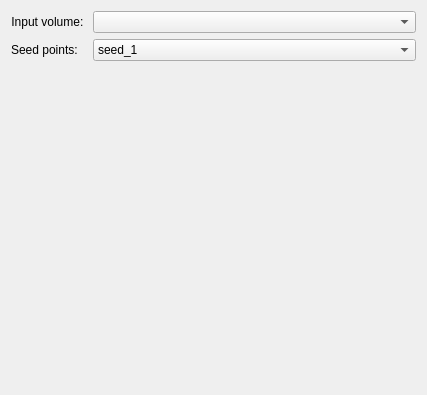
<?xml version="1.0" encoding="UTF-8"?>
<ui version="4.0">
 <class>qSlicerStenosisDetectorSelectVolumeStep</class>
 <widget class="QWidget" name="qSlicerStenosisDetectorSelectVolumeStep">
  <property name="enabled">
   <bool>true</bool>
  </property>
  <property name="geometry">
   <rect>
    <x>0</x>
    <y>0</y>
    <width>427</width>
    <height>395</height>
   </rect>
  </property>
  <property name="sizePolicy">
   <sizepolicy hsizetype="MinimumExpanding" vsizetype="MinimumExpanding">
    <horstretch>0</horstretch>
    <verstretch>0</verstretch>
   </sizepolicy>
  </property>
  <property name="minimumSize">
   <size>
    <width>0</width>
    <height>0</height>
   </size>
  </property>
  <property name="font">
   <font>
    <weight>50</weight>
    <italic>false</italic>
    <bold>false</bold>
   </font>
  </property>
  <property name="windowTitle">
   <string>Form</string>
  </property>
  <layout class="QGridLayout" name="gridLayout">
   <item row="0" column="0">
    <layout class="QFormLayout" name="formLayout">
     <item row="0" column="0">
      <widget class="QLabel" name="label_2">
       <property name="text">
        <string>Input volume: </string>
       </property>
       <property name="alignment">
        <set>Qt::AlignCenter</set>
       </property>
      </widget>
     </item>
     <item row="0" column="1">
      <widget class="qMRMLNodeComboBox" name="comboBox">
       <property name="minimumSize">
        <size>
         <width>171</width>
         <height>0</height>
        </size>
       </property>
       <property name="maximumSize">
        <size>
         <width>16777215</width>
         <height>16777215</height>
        </size>
       </property>
      </widget>
     </item>
     <item row="1" column="0">
      <widget class="QLabel" name="label_5">
       <property name="text">
        <string>Seed points: </string>
       </property>
       <property name="alignment">
        <set>Qt::AlignCenter</set>
       </property>
      </widget>
     </item>
     <item row="1" column="1">
      <widget class="QComboBox" name="comboBox_2">
       <property name="minimumSize">
        <size>
         <width>171</width>
         <height>0</height>
        </size>
       </property>
       <property name="maximumSize">
        <size>
         <width>16777215</width>
         <height>16777215</height>
        </size>
       </property>
       <property name="layoutDirection">
        <enum>Qt::LeftToRight</enum>
       </property>
       <property name="autoFillBackground">
        <bool>false</bool>
       </property>
       <item>
        <property name="text">
         <string>seed_1</string>
        </property>
       </item>
       <item>
        <property name="text">
         <string>seed_2</string>
        </property>
       </item>
       <item>
        <property name="text">
         <string>seed_3</string>
        </property>
       </item>
       <item>
        <property name="text">
         <string>seed_4</string>
        </property>
       </item>
       <item>
        <property name="text">
         <string>seed_5</string>
        </property>
       </item>
      </widget>
     </item>
    </layout>
   </item>
  </layout>
 </widget>
 <customwidgets>
  <customwidget>
   <class>qMRMLNodeComboBox</class>
   <extends>QComboBox</extends>
   <header>qMRMLNodeComboBox.h</header>
  </customwidget>
 </customwidgets>
 <resources/>
 <connections/>
</ui>
